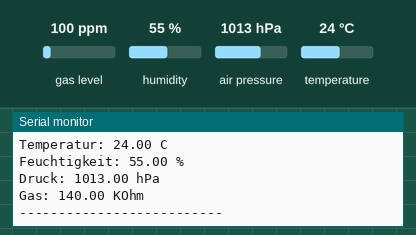
Simulated run of this sketch. Board: ESP32. Parts: the last lines printed to the serial monitor. The test bench sets the inputs (shaded band); at power-on: gas level 100 ppm, humidity 55 %, air pressure 1013 hPa, temperature 24 °C.

Above: at 2.2 s.
2.3 s: gas level set to 20 ppm
At 4.3 s:
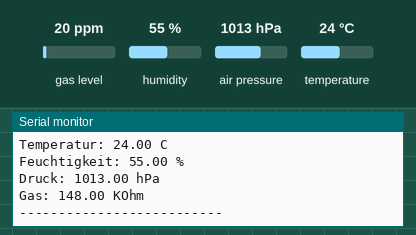
5.2 s: humidity set to 22 %
8.1 s: air pressure set to 952 hPa
At 10.7 s:
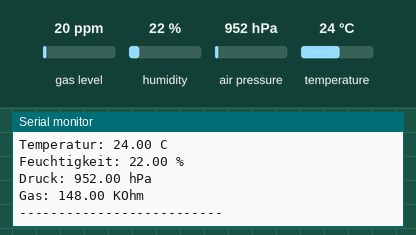

The sketch:

bme680_test.ino
```cpp
#include <Wire.h>
#include <Adafruit_Sensor.h>
#include <Adafruit_BME680.h>

#define I2C_SDA 21
#define I2C_SCL 22

Adafruit_BME680 bme;

void setup() {
  Serial.begin(115200);
  delay(1000);

  Wire.begin(I2C_SDA, I2C_SCL);

  Serial.println();
  Serial.println("==============================");
  Serial.println("BME680 Test startet...");
  Serial.println("==============================");

  if (!bme.begin(0x76)) {
    Serial.println("BME680 nicht bei 0x76 gefunden. Teste 0x77...");

    if (!bme.begin(0x77)) {
      Serial.println("BME680 NICHT gefunden!");
      while (1) {
        delay(1000);
      }
    }
  }

  Serial.println("BME680 gefunden!");

  bme.setTemperatureOversampling(BME680_OS_8X);
  bme.setHumidityOversampling(BME680_OS_2X);
  bme.setPressureOversampling(BME680_OS_4X);
  bme.setIIRFilterSize(BME680_FILTER_SIZE_3);
  bme.setGasHeater(320, 150);
}

void loop() {
  if (!bme.performReading()) {
    Serial.println("Messung fehlgeschlagen!");
    delay(2000);
    return;
  }

  Serial.println("------ BME680 Werte ------");

  Serial.print("Temperatur: ");
  Serial.print(bme.temperature);
  Serial.println(" C");

  Serial.print("Feuchtigkeit: ");
  Serial.print(bme.humidity);
  Serial.println(" %");

  Serial.print("Druck: ");
  Serial.print(bme.pressure / 100.0);
  Serial.println(" hPa");

  Serial.print("Gas: ");
  Serial.print(bme.gas_resistance / 1000.0);
  Serial.println(" KOhm");

  Serial.println("--------------------------");

  delay(2000);
}
```

Measured:
- after the input at 2.3 s, the serial monitor: prints a new line after 1.0 s (image 1)
- after the input at 8.1 s, the serial monitor: prints a new line after 1.7 s (image 2)
